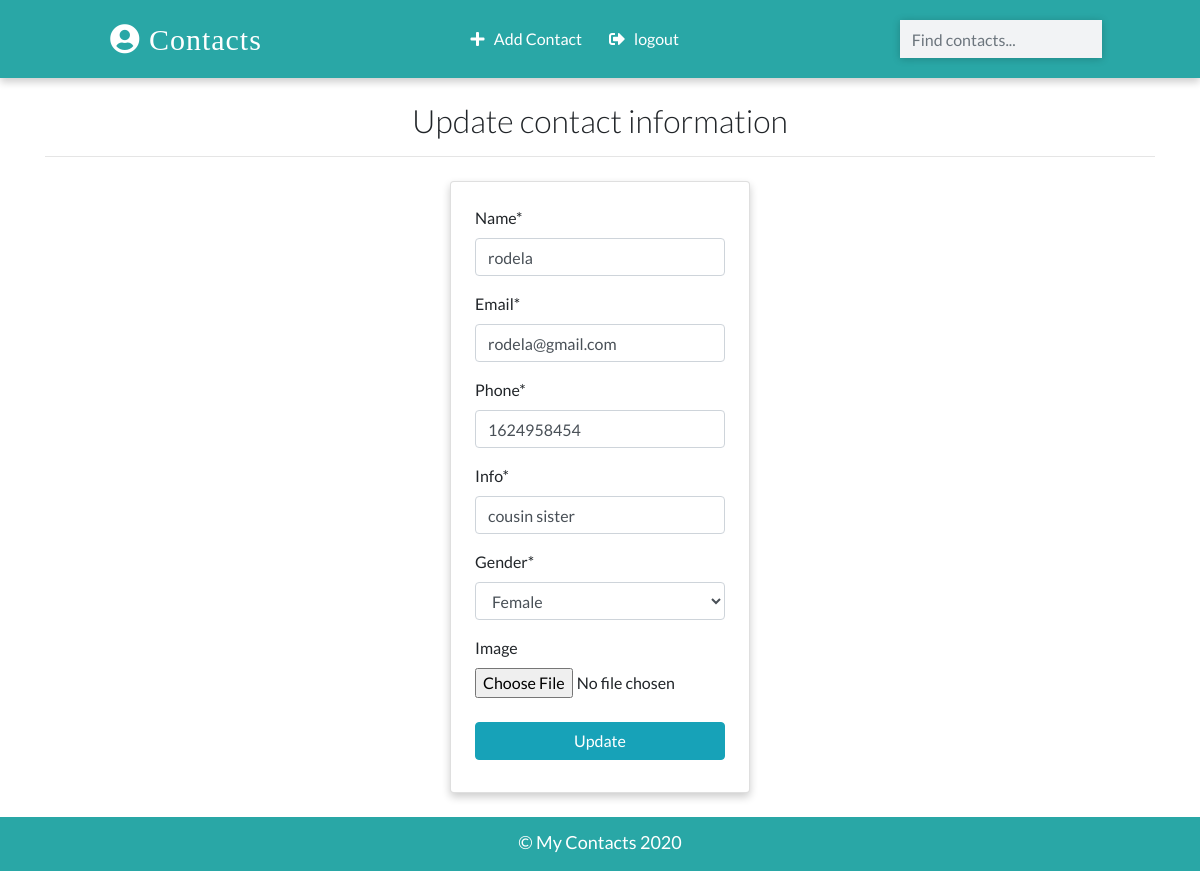
Page /contacts/update/9/ (signed in) on the committed database.
### cms/models.py (models this page shows, shortened)
class Contact(models.Model):
    manager = models.ForeignKey(User, on_delete = models.CASCADE, default = None)
    name = models.CharField(max_length=20)
    email = models.EmailField(max_length=100)
    phone = models.IntegerField()
    info = models.CharField(max_length=30)
    gender = models.CharField(max_length=50, choices=(
        ('male', 'Male'),
        ('female', 'Female'),
    ))
    image = models.ImageField(upload_to='images/', blank=True)
    date_added = models.DateTimeField(default = datetime.now)
    class Meta:
        ordering = ['-id']

### cms/views.py (the view, shortened to what this page needs)
# urls.py: path('contacts/update/<pk>/', views.ContactUpdateView.as_view(), name='update'),
class ContactUpdateView(LoginRequiredMixin, UpdateView):
    model = Contact
    context_object_name = 'contacts'
    template_name = 'update.html'
    fields = ['name','email','phone','info','gender','image']

### templates/update.html (shortened to what this page needs)
{% extends 'base.html' %}
{% load crispy_forms_tags %}
{% block main_content %}
{% if contacts.manager == request.user %}
    <div class="container">
        <h2 class="heading font-weight-light text-center">Update contact information</h2>
        <hr>
    </div>
    <div class="container w-25 card p-4 mt-4">
        <form action="" method="POST" enctype="multipart/form-data">
        {{form|crispy}}
        <input type="submit" value="Update" class="w-100 text-white text-center my-2 btn btn-info">
        </form>
    </div>
{% else %}
    <div class="container">
        <h2 class="heading font-weight-light text-center">You don't have access to this contact information!</h2>
        <hr>
    </div>
{% endif %}
{% endblock main_content %}

### static/css/main.css (style rules this page uses)
:root { --back: #29a7a6; --girl: #e64298; --boy: #2874dd; }
body { font-family: Lato, sans-serif; }
.card { box-shadow: 0 4px 8px 0 rgba(0, 0, 0, 0.2); transition: 0.3s; min-width: 250px; box-sizing: border-box; }

### rows in the picture
Contact: name "rodela", email "rodela@gmail.com", phone "1624958454", info "cousin sister", gender "Female"
